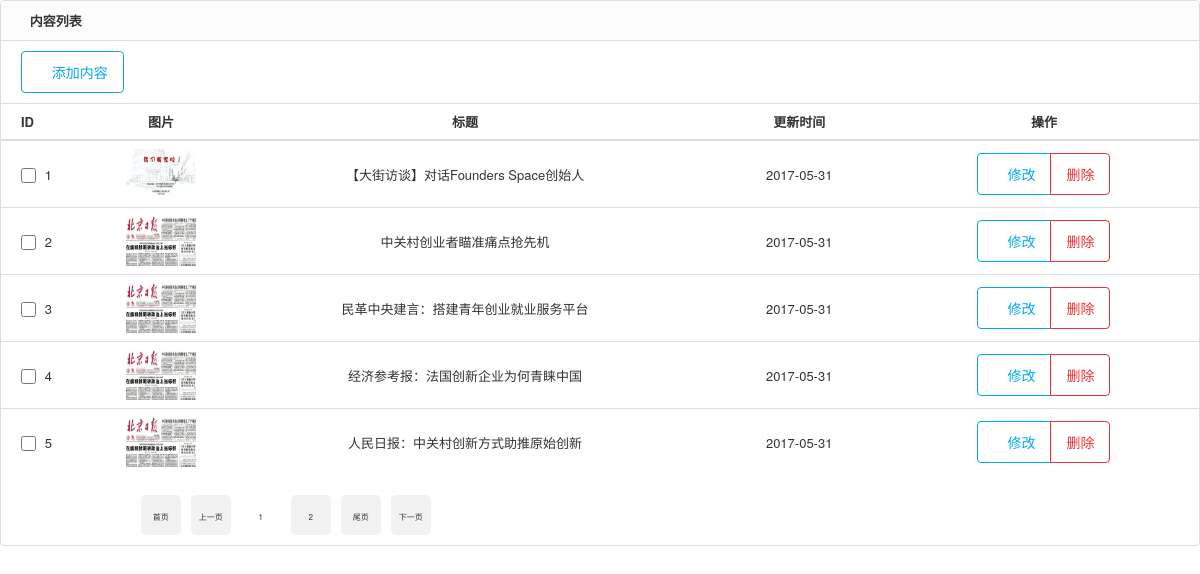
The app's page /news/website/admin/php/load.php?type=usertext (signed in) with its own data.
### tables this page shows
CREATE TABLE `usertext` (
  `tid` int(11) NOT NULL AUTO_INCREMENT,
  `title` varchar(100) NOT NULL,
  `imgurl` varchar(100) NOT NULL,
  `content` text NOT NULL,
  `updata` date NOT NULL,
  PRIMARY KEY (`tid`)
);

### news/website/admin/php/load.php (the view, shortened to what this page needs)
<!DOCTYPE html>
<html lang="zh-cn">
<head>
<link rel="stylesheet" href="../css/pintuer.css">
<link rel="stylesheet" href="../css/admin.css">
<link rel="stylesheet" href="../css/pages.css">
</head>
<body>
<form method="post" action="" id="listform">
  <div class="panel admin-panel">
    <div class="panel-head"><strong class="icon-reorder"> 内容列表</strong> <a href="" style="float:right; display:none;">添加字段</a></div>
    <?php $type=$_GET["type"]; ?>
    <div class="padding border-bottom">
      <ul class="search" style="padding-left:10px;">
        <li> <a class="button border-main icon-plus-square-o" href='../template/temadd.php?type=<?php echo $type; ?>' > 添加内容</a> </li>
      </ul>
    </div>
    <table class="table table-hover text-center">
    	<thead>
      <tr>
        <th width="100" style="text-align:left; padding-left:20px;">ID</th>
        <th>图片</th>
        <th>标题</th>
        <th width="15%">更新时间</th>
        <th width="310">操作</th>
      </tr>
      </thead>
       	<tbody>
		<?php
			include "../smsuni/uni.php";
			$type=$_GET["type"];
			$pageNow=1;
			$pageSize=5;
	$Start = ($pageNow-1)*$pageSize;
			   $sql = "select * from ".$type ." where 1=1 limit $Start,$pageSize ";
			$result =mysqli_query($conn,$sql);
			while ($row = mysqli_fetch_array($result,MYSQL_ASSOC)){
				$tid = $row["tid"];
				$title = $row["title"];
				$imgurl = "../images/".$row["imgurl"];
				$updata=$row["updata"];
				echo "<tr>
        <td style='text-align:left; padding-left:20px;'>
            <input type='checkbox' name='id[]' value='' /> $tid</td>
        <td width='10%'><img src='$imgurl'  width='70' height='50' /></td>
         <td>$title</td>
         <td>$updata</td>
         <td>
             <div class='button-group'>
             <a class='button border-main' href='modify.php?tid=".$tid."&type=".$type."'>
                  <span class='icon-edit'></span> 修改</a>
                  <a class='button border-red' href='javascript:void(0)' onclick=\"return del(".$tid.",'".$type."')\" >
                       <span class='icon-trash-o>'</span> 删除</a>
             </div>
         </td>
       </tr> ";
			}
		?>
	</tbody>
    </table>
    <div id="pageBox">
    </div>
  </div>
</form>
</body>
</html>

### news/website/admin/css/admin.css (style rules this page uses)
body { color:#333; font-size:13px; }
input,select,textarea { color:#333; }
.panel { background:#fff; }
ul,li { list-style-type:none; }
.button { padding:10px 15px; }
.table th { text-align:center; }
.table td { vertical-align:middle; }
.search { overflow:hidden; }
.search li { float:left; margin-right:15px; line-height:35px; }
input[type="checkbox"], input[type="radio"] { width:15px; height:15px; vertical-align:-3px; margin-right:5px; }

### news/website/admin/css/pages.css (style rules this page uses)
#pageBox { height: 50px; margin-top:10px; }

### records on screen
usertext: tid "1", imgurl (picture), title "【大街访谈】对话Founders Space创始人", updata "2017-05-31"
usertext: tid "2", imgurl (picture), title "中关村创业者瞄准痛点抢先机", updata "2017-05-31"
usertext: tid "3", imgurl (picture), title "民革中央建言：搭建青年创业就业服务平台", updata "2017-05-31"
usertext: tid "4", imgurl (picture), title "经济参考报：法国创新企业为何青睐中国", updata "2017-05-31"
usertext: tid "5", imgurl (picture), title "人民日报：中关村创新方式助推原始创新", updata "2017-05-31"
